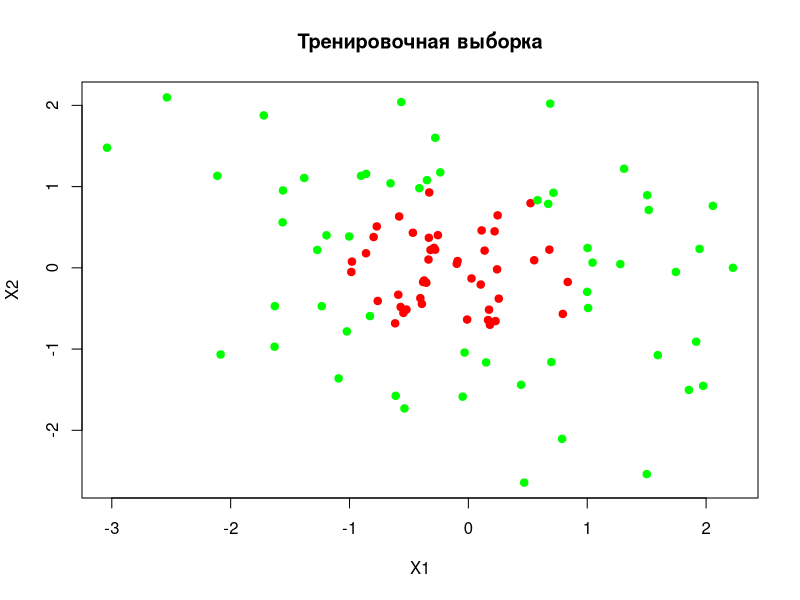
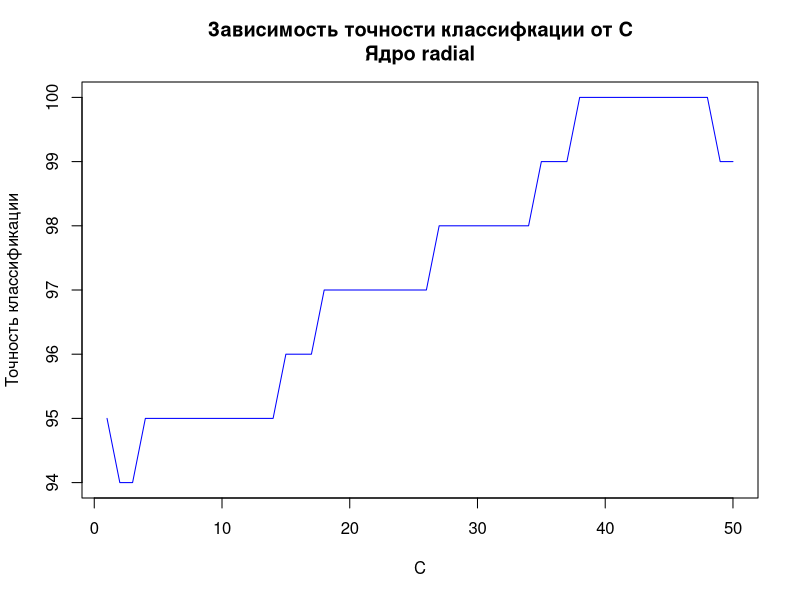
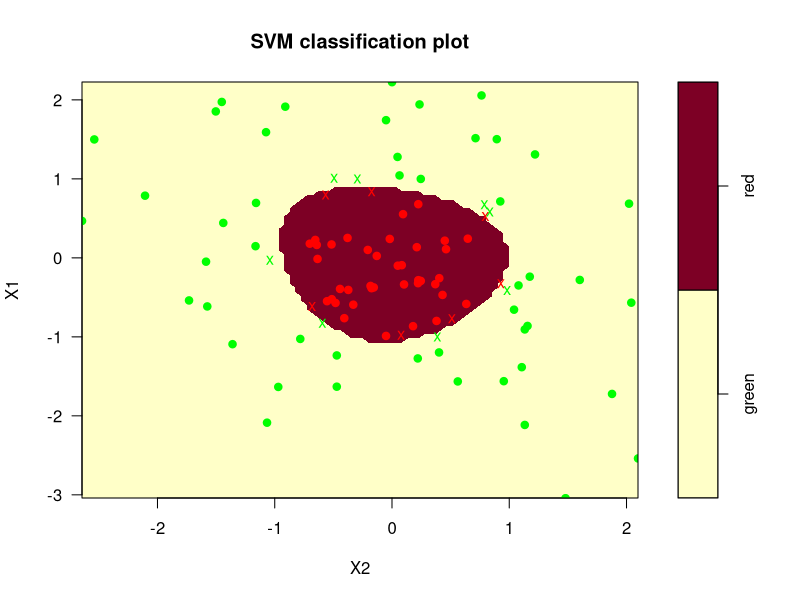
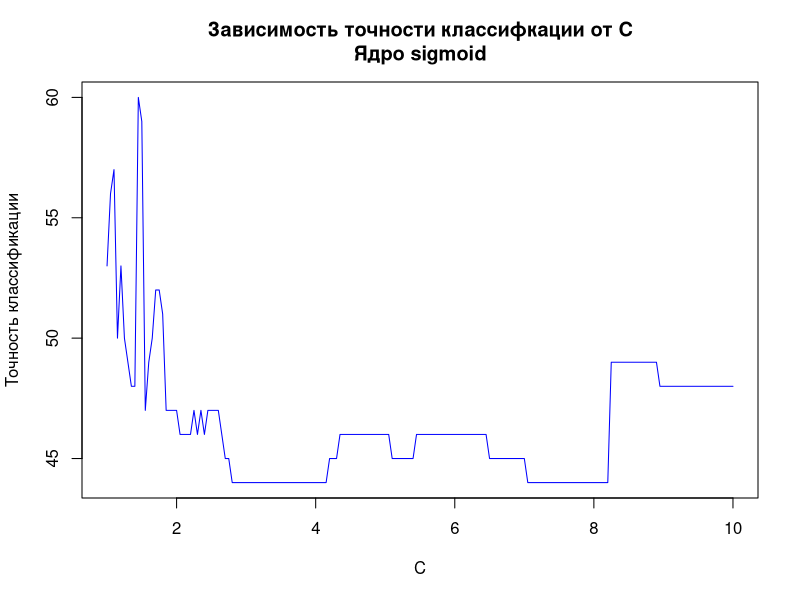
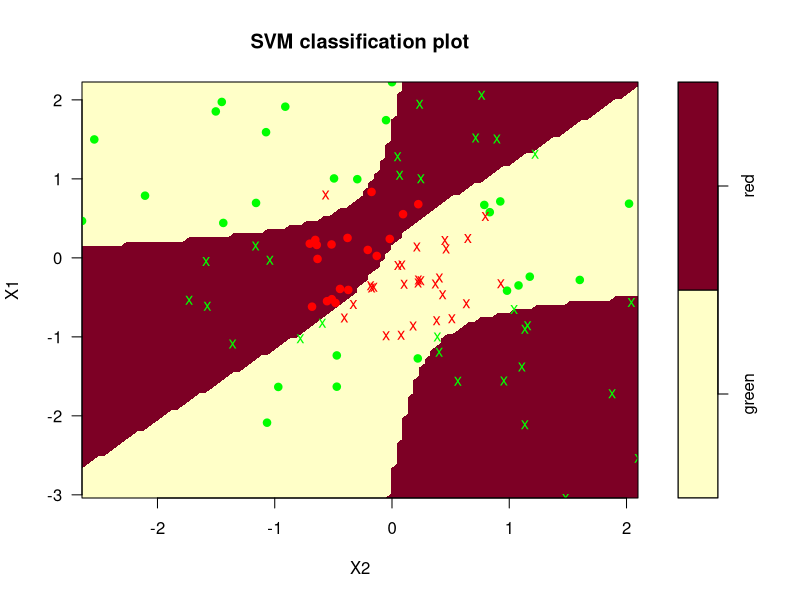
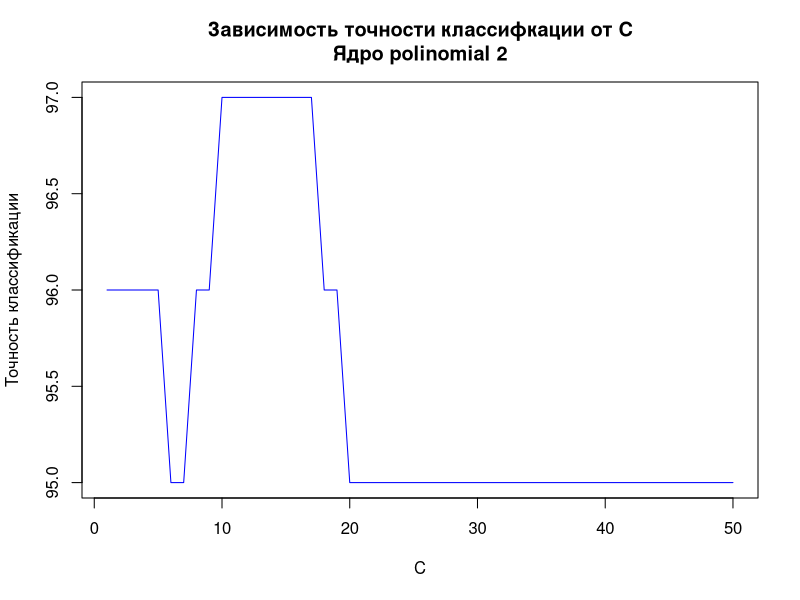
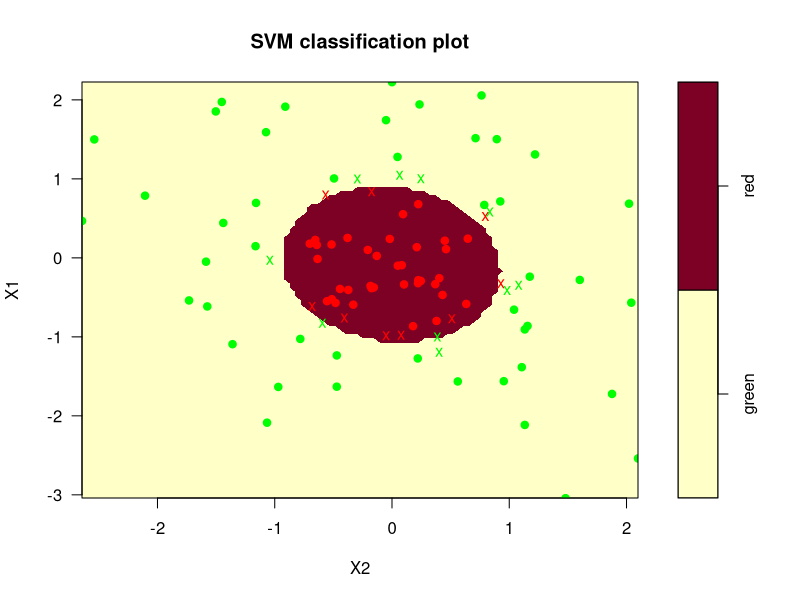
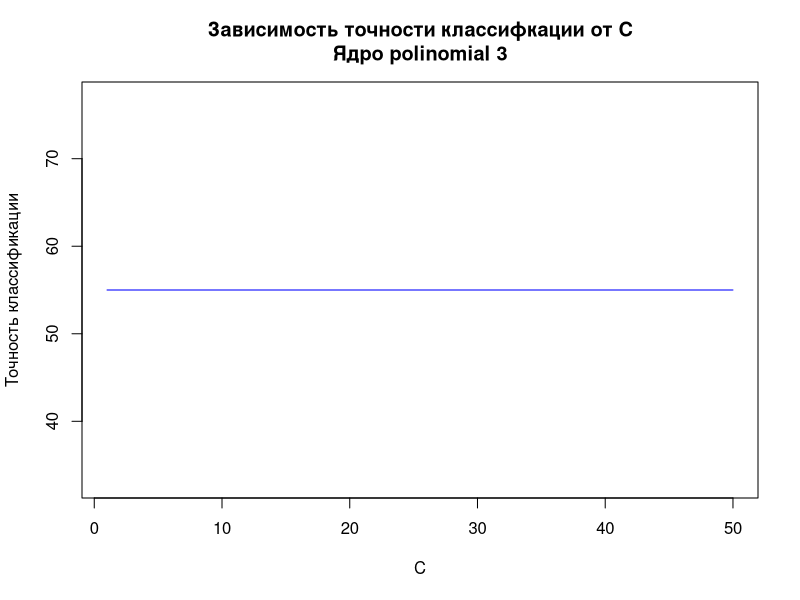

These charts were generated, in order, by the following R code:
library(e1071)

data <- read.table(
  "data/svmdata3.txt",
  sep = "\t",
  header = TRUE,
  stringsAsFactors = TRUE
)

# Raw data scatter plot
plot(
  x = data$X1,
  y = data$X2,
  
  col = as.character(data$Color),
  type = "p",
  pch = 19,
  
  xlab = "X1",
  ylab = "X2",
  main = "Тренировочная выборка"
)

# Radial kernel
c_values <- seq(1,50, 1)
accuracy <- c()

for (c in c_values) {
  svm_model <- svm(
    Color ~ X1 + X2,
    data = data,
    type = "C-classification",
    cost = c,
    kernel = "radial"
  )
  
  pred <- predict(svm_model, data)
  current_accuracy <- sum(pred == data$Color) / nrow(data) * 100
  accuracy <- append(accuracy, current_accuracy)
  
  # cat("C =", c, "Accuracy:", current_accuracy, "% \n")
}

plot(
  x = c_values,
  y = accuracy,
  
  col = "blue",
  type = "l",
  
  xlab = "C",
  ylab = "Точность классификации",
  main = "Зависимость точности классифкации от C\nЯдро radial"
)

optimal_c <- which.max(accuracy)
cat("Optimal C for train data: ", optimal_c, "\n")
cat("Radial kernel best accuracy:", max(accuracy), "\n")

svm_model <- svm(
  Color ~ X1 + X2,
  data = data,
  type = "C-classification",
  cost = optimal_c,
  kernel = "radial"
)

plot(
  svm_model,
  data,
  
  grid = 100,
  dataSymbol = '●',
  svSymbol = 'x',
  symbolPalette = c("green", "red"),
)

# Sigmoid kernel
c_values <- seq(1,10,0.05)
accuracy <- c()

for (c in c_values) {
  svm_model <- svm(
    Color ~ X1 + X2,
    data = data,
    type = "C-classification",
    cost = c,
    kernel = "sigmoid"
  )
  
  pred <- predict(svm_model, data)
  current_accuracy <- sum(pred == data$Color) / nrow(data) * 100
  accuracy <- append(accuracy, current_accuracy)
  
  # cat("C =", c, "Accuracy:", current_accuracy, "% \n")
}

plot(
  x = c_values,
  y = accuracy,
  
  col = "blue",
  type = "l",
  
  xlab = "C",
  ylab = "Точность классификации",
  main = "Зависимость точности классифкации от C\nЯдро sigmoid"
)

optimal_c <- which.max(accuracy)
cat("Optimal C for train data: ", optimal_c, "\n")
cat("Sigmoid kernel best accuracy:", max(accuracy), "\n")

svm_model <- svm(
  Color ~ X1 + X2,
  data = data,
  type = "C-classification",
  cost = optimal_c,
  kernel = "sigmoid"
)

plot(
  svm_model,
  data,
  
  grid = 100,
  dataSymbol = '●',
  svSymbol = 'x',
  symbolPalette = c("green", "red"),
)

# Polynomial kernel
degree_values <- seq(2, 10, 1)
c_values <- seq(1,50, 1)

for (degree in degree_values) {
  accuracy <- c()

  for (c in c_values) {
    svm_model <- svm(
      Color ~ X1 + X2,
      data = data,
      type = "C-classification",
      cost = c,
      kernel = "polynomial",
      degree = degree
    )
    
    pred <- predict(svm_model, data)
    current_accuracy <- sum(pred == data$Color) / nrow(data) * 100
    accuracy <- append(accuracy, current_accuracy)
  }
  
  plot(
    x = c_values,
    y = accuracy,
    
    col = "blue",
    type = "l",
    
    xlab = "C",
    ylab = "Точность классификации",
    main = paste(
      "Зависимость точности классифкации от C\nЯдро polinomial",
      degree)
  )

  cat("Optimal C for degree", degree, "is", which.max(accuracy), "\n")
  cat("Polinomial", degree, "kernel best accuracy:", max(accuracy), "\n")
  
  svm_model <- svm(
    Color ~ X1 + X2,
    data = data,
    type = "C-classification",
    cost = which.max(accuracy),
    kernel = "polynomial",
    degree = degree
  )
  
  plot(
    svm_model,
    data,
    
    grid = 100,
    dataSymbol = '●',
    svSymbol = 'x',
    symbolPalette = c("green", "red"),
  )
}
